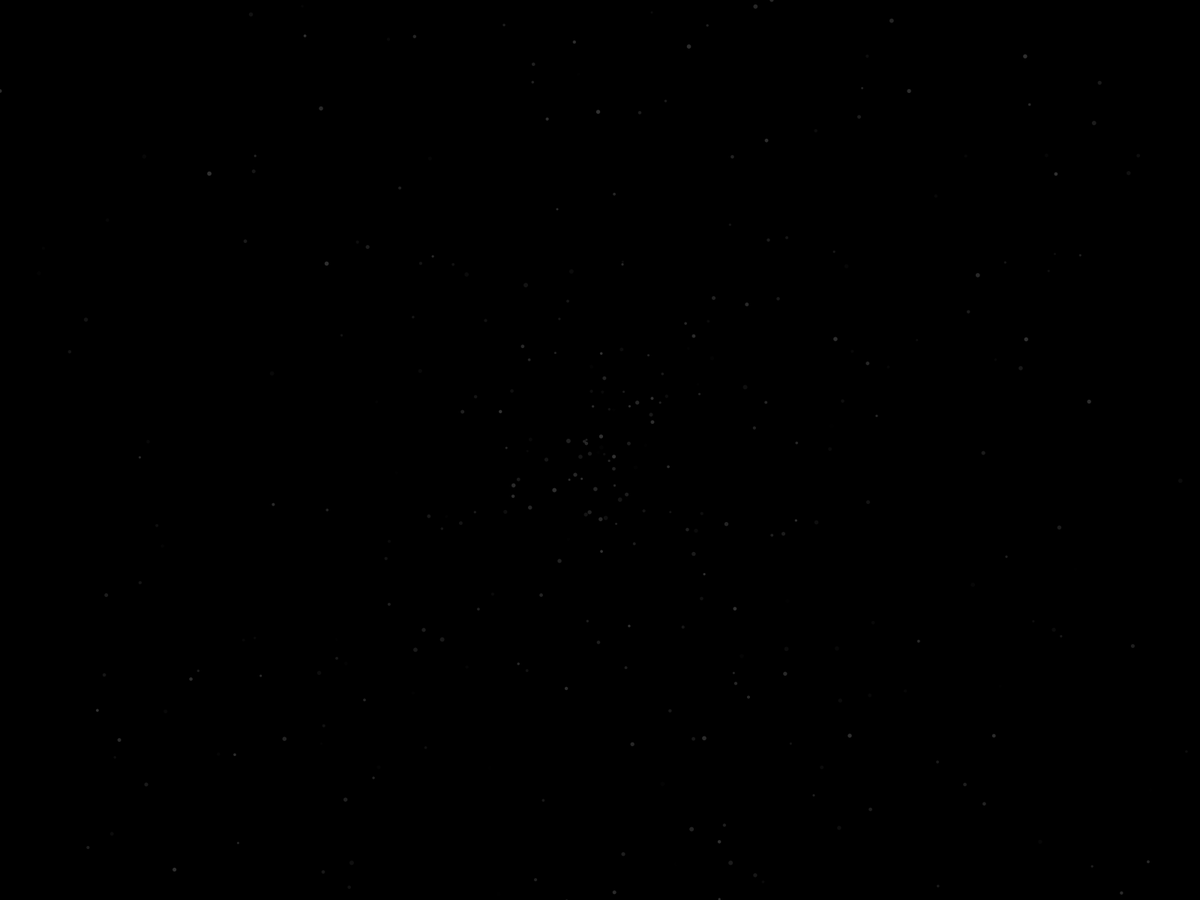
Frame 1 (no input)
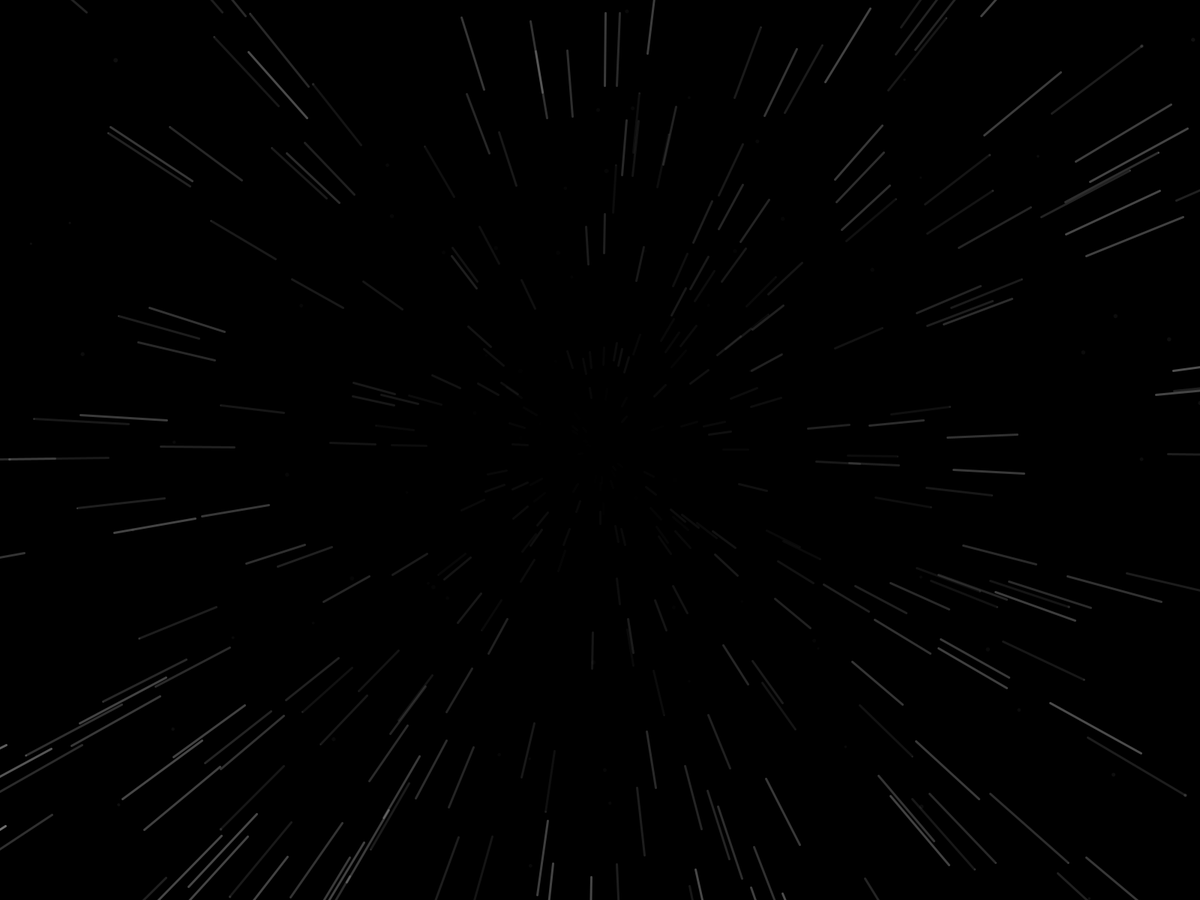
Frame 60 (the mouse pressed at the canvas centre just before this capture)
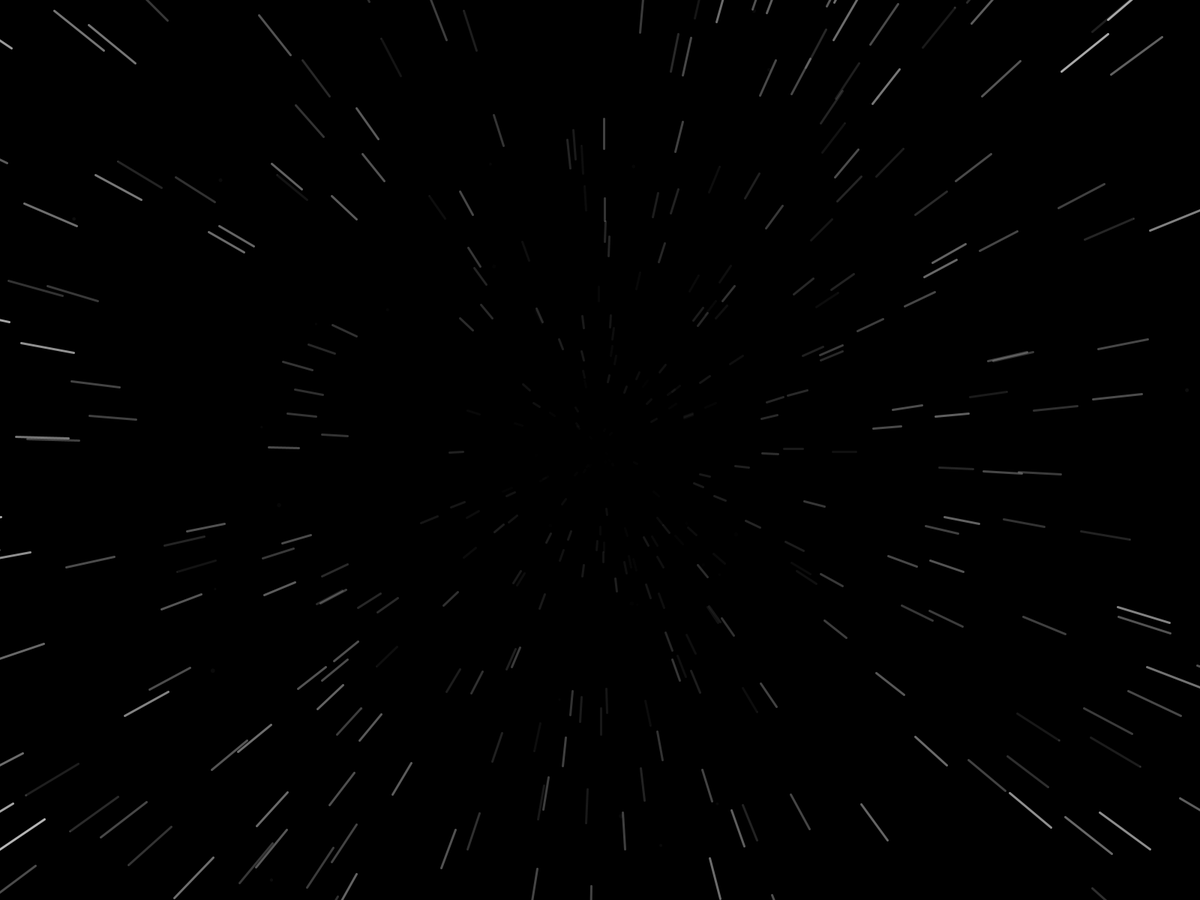
Frame 120 (the mouse held since frame 60 and released just before this capture)

The Processing sketch that drew these frames (run headless with seeded random() and noise(); from frame 60 on, the mouse is pressed at the canvas centre):

// Processing sketch: Hyperdrive
// ── Hyperdrive.pde
Star[] stars = new Star[500];

void setup()
{
  //size(500,500);
  fullScreen();
  background(0);
  frameRate(120);
  
  for (int i = 0; i < stars.length; i++) {
    stars[i] = new Star();
  }

}

void draw()
{
   background(0);
   pushMatrix();
   translate(width/2, height/2);

   
  for (Star star : stars)
  {
    star.show();
    star.move();
  }
  
  popMatrix();
}

void keyPressed()
{
  color c;
  switch (key)
  {
   case 'r':
     c = color(255, 0, 0);
     break;
   case 'g':
     c = color(0, 255, 0);
     break;
   case 'b':
     c = color(0, 0,255);
     break;
   case 'l':
     c = color(random(255), random(255), random(255));
     break;
   default:
     c = color(120, 120,120);
     break;
  }
 
  for (Star star : stars)
  {
    star.changeColor(c);
  }
}

// ── Star.pde
class Star
{
 float radius;
 float fi;
 float r;
 float opaque;
 
 float fiPrev;
 float rPrev;
 boolean repositioned;
 
 color m_color;
 
 float accel = 1.05;
 float growth = 1.05;
 
 Star()
 {
   fi = random(TAU);
   r = random(sqrt(2)*width/2);
   radius = random(3,6);
   opaque = random(0,50);
   repositioned = true;
   m_color = color(255,255,255);
 }
 
 void show()
 {     
   noStroke();
   fill(m_color,opaque);
   circle(r*cos(fi), r*sin(fi),radius);
   
   if (!repositioned)
   {
   stroke(m_color,opaque);
   strokeWeight(3);
   line(r*cos(fi), r*sin(fi), rPrev*cos(fiPrev), rPrev*sin(fiPrev));
   }
 }
 
 void move()
 {
   fiPrev = fi;
   rPrev = r;
   
  accel = map(mouseY, 0, height, 1.2, 1.0);
  growth = map(mouseY, 0, height, 1.0, 0.5); 
   
  r *= accel;
  radius *= growth * r/1000;
  
  if (repositioned)
    repositioned = false;
  
  if (r > sqrt(2)*width/2)
  {
    r = random(sqrt(2)*width/2);
    radius = random(3,6);
    opaque = 0;
    repositioned = true;
  }
  
  if (opaque < 255)
  {
     opaque += map(r, 0, sqrt(2)*width/2, 0,20); 
  }
 }
 
 void changeColor(color c)
 {
   m_color = c;
 }
 
}
